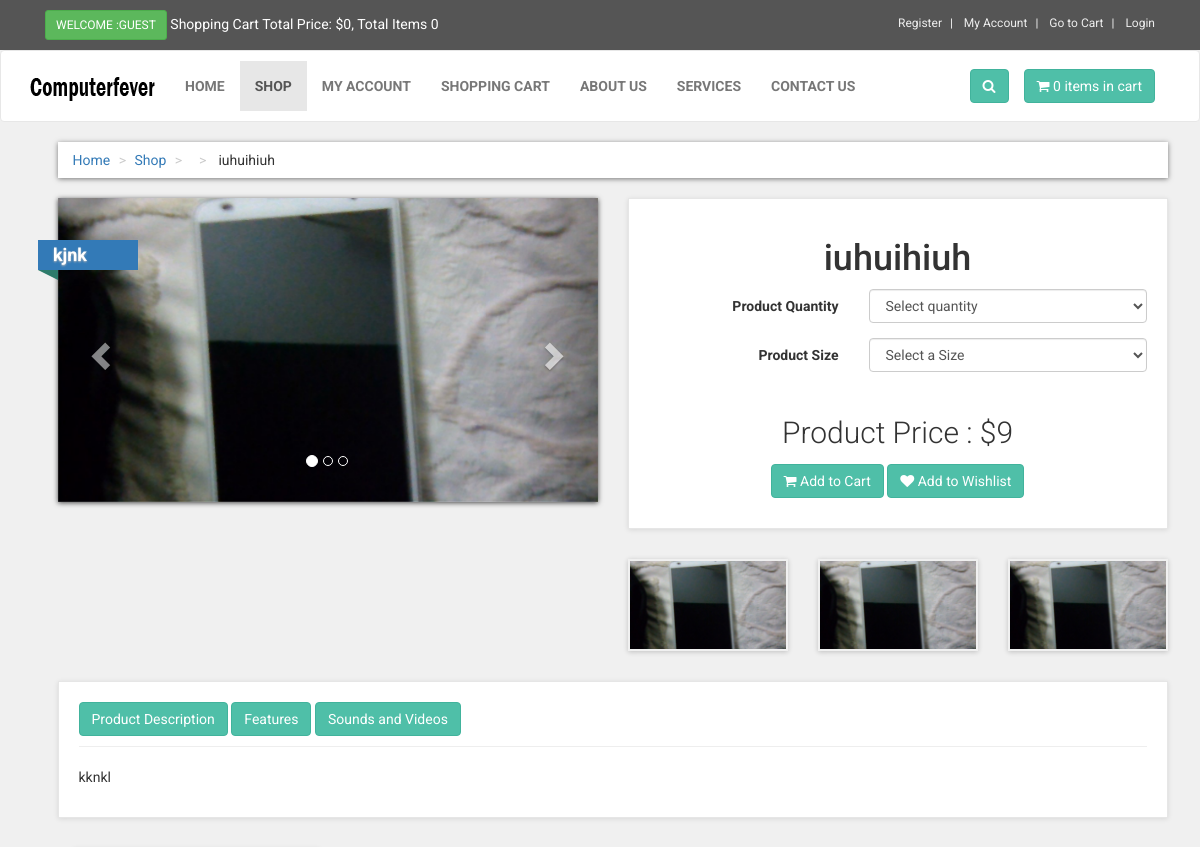
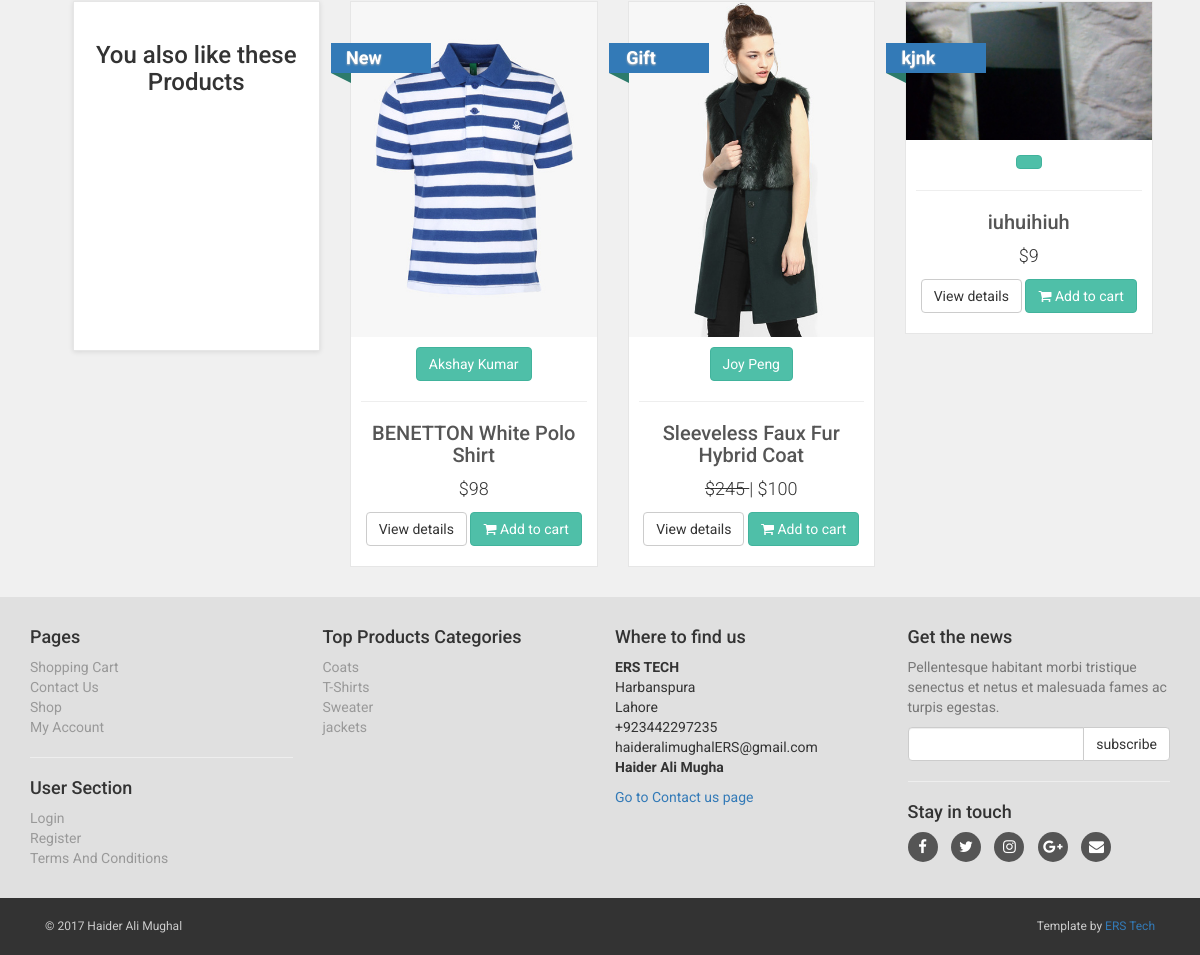
/details.php, run on the app's committed database (2 pictures, top to bottom).
### tables this page shows
CREATE TABLE IF NOT EXISTS `products` (
  `product_id` int(10) NOT NULL,
  `p_cat_id` int(10) NOT NULL,
  `cat_id` int(10) NOT NULL,
  `manufacturer_id` int(10) NOT NULL,
  `date` timestamp NOT NULL DEFAULT CURRENT_TIMESTAMP ON UPDATE CURRENT_TIMESTAMP,
  `product_title` text NOT NULL,
  `product_url` text NOT NULL,
  `product_img1` text NOT NULL,
  `product_img2` text NOT NULL,
  `product_img3` text NOT NULL,
  `product_price` int(10) NOT NULL,
  `product_psp_price` int(100) NOT NULL,
  `product_desc` text NOT NULL,
  `product_features` text NOT NULL,
  `product_video` text NOT NULL,
  `product_keywords` text NOT NULL,
  `product_label` text NOT NULL,
  `status` varchar(255) NOT NULL,
  `aud` varchar(1000) NOT NULL,
  `audiofile` varchar(1000) NOT NULL
);

CREATE TABLE IF NOT EXISTS `manufacturers` (
  `manufacturer_id` int(10) NOT NULL,
  `manufacturer_title` text NOT NULL,
  `manufacturer_top` text NOT NULL,
  `manufacturer_image` text NOT NULL
);

CREATE TABLE IF NOT EXISTS `product_categories` (
  `p_cat_id` int(10) NOT NULL,
  `p_cat_title` text NOT NULL,
  `p_cat_top` text NOT NULL,
  `p_cat_image` text NOT NULL
);

### details.php (the view, shortened to what this page needs)
<?php
include("includes/db.php");
include("functions/functions.php");
?>
<?php
$product_id = @$_GET['pro_id'];
$get_product = "select * from products where product_url='$product_id'";
$run_product = mysqli_query($con,$get_product);
$check_product = mysqli_num_rows($run_product);
if($check_product == 0){
echo "<script> window.open('index.php','_self') </script>";
}
else{
$row_product = mysqli_fetch_array($run_product);
$pro_title = $row_product['product_title'];
$pro_price = $row_product['product_price'];
$pro_desc = $row_product['product_desc'];
$pro_img1 = $row_product['product_img1'];
$pro_img2 = $row_product['product_img2'];
$pro_img3 = $row_product['product_img3'];
$pro_label = $row_product['product_label'];
$pro_psp_price = $row_product['product_psp_price'];
$status = $row_product['status'];
if($pro_label == ""){
}
else{
$product_label = "
<a class='label sale' href='#' style='color:black;'>
<div class='thelabel'>$pro_label</div>
<div class='label-background'> </div>
</a>
";
}
?>
<!DOCTYPE html>
<html>
<head>
<link href="styles/bootstrap.min.css" rel="stylesheet">
<link href="styles/style.css" rel="stylesheet">
<link href="font-awesome/css/font-awesome.min.css" rel="stylesheet">
</head>
<body>
<div id="top">
<div class="container">
<div class="col-md-6 offer">
<a href="#" class="btn btn-success btn-sm" >
<?php
if(!isset($_SESSION['customer_email'])){
echo "Welcome :Guest";
}else{
echo "Welcome : " . $_SESSION['customer_email'] . "";
}
?>
</a>
<a href="#">
Shopping Cart Total Price: <?php total_price(); ?>, Total Items <?php items(); ?>
</a>
</div>
<div class="col-md-6">
<ul class="menu">
<li>
<a href="customer_register.php">
Register
</a>
</li>
<li>
<?php
if(!isset($_SESSION['customer_email'])){
echo "<a href='checkout.php' >My Account</a>";
}
else{
echo "<a href='customer/my_account.php?my_orders'>My Account</a>";
}
?>
</li>
<li>
<a href="cart.php">
Go to Cart
</a>
</li>
<li>
<?php
if(!isset($_SESSION['customer_email'])){
echo "<a href='checkout.php'> Login </a>";
}else {
echo "<a href='logout.php'> Logout </a>";
}
?>
</li>
</ul>
</div>
</div>
</div>
<div class="navbar navbar-default" id="navbar">
<div class="container" >
<div class="navbar-header">
<a class="navbar-brand home" href="index.php" >
<img src="images/logo.png" alt="computerfever logo" class="hidden-xs" >
</a>
</div>
<div class="navbar-collapse collapse" id="navigation" >
<div class="padding-nav" >
<ul class="nav navbar-nav navbar-left">
<li>
<a href="index.php"> Home </a>
</li>
<li class="active" >
<a href="shop.php"> Shop </a>
</li>
<li>
<?php
if(!isset($_SESSION['customer_email'])){
echo "<a href='checkout.php' >My Account</a>";
}
else{
echo "<a href='customer/my_account.php?my_orders'>My Account</a>";
}
?>
</li>
<li>
<a href="cart.php"> Shopping Cart </a>
</li>
<li>
<a href="about.php"> About Us </a>
</li>
<li>
<a href="services.php"> Services </a>
</li>
<li>
<a href="contact.php"> Contact Us </a>
</li>
</ul>
</div>
<a class="btn btn-primary navbar-btn right" href="cart.php">
<i class="fa fa-shopping-cart"></i>
<span> <?php items(); ?> items in cart </span>
</a>
<div class="navbar-collapse collapse right">
<button class="btn navbar-btn btn-primary" type="button" data-toggle="collapse" data-target="#search">
<i class="fa fa-search"></i>
</button>
</div>
</div>
</div>
</div>
<div id="content" >
<div class="container" >
<div class="col-md-12" >
<ul class="breadcrumb" >
<li>
<a href="index.php">Home</a>
</li>
<li><a href="shop.php">Shop</a></li>
<li>
</li>
<li> <?php echo $pro_title; ?> </li>
</ul>
</div>
<div class="col-md-12">
<div class="row" id="productMain">
<div class="col-sm-6">
<div id="mainImage">
<div id="myCarousel" class="carousel slide" data-ride="carousel">
<ol class="carousel-indicators">
<li data-target="#myCarousel" data-slide-to="0" class="active"></li>
<li data-target="#myCarousel" data-slide-to="1"></li>
<li data-target="#myCarousel" data-slide-to="2"></li>
</ol>
<div class="carousel-inner">
<div class="item active">
<center>
<img src="admin_area/product_images/<?php echo $pro_img1; ?>" class="img-responsive">
</center>
</div>
</div>
<a href="#myCarousel" class="left carousel-control" data-slide="prev">
<span class="glyphicon glyphicon-chevron-left"> </span>
</a>
<a class="right carousel-control" href="#myCarousel" data-slide="next">
<span class="glyphicon glyphicon-chevron-right"> </span>
</a>
</div>
</div>
<?php echo $product_label; ?>
</div>
<div class="col-sm-6" >
<div class="box" >
<h1 class="text-center" > <?php echo $pro_title; ?> </h1>
<form action="" method="post" class="form-horizontal" >
<?php
if($status == "product" ){
?>
<div class="form-group">
<label class="col-md-5 control-label" >Product Quantity </label>
<div class="col-md-7" >
<select name="product_qty" class="form-control" >
<option>Select quantity</option>
</select>
</div>
</div>
<div class="form-group" >
<label class="col-md-5 control-label" >Product Size</label>
<div class="col-md-7" >
<select name="product_size" class="form-control" >
<option>Select a Size</option>
</select>
</div>
</div>
<?php
}
 ?>
<?php
if($status == "product"){
if($pro_label == "Sale" or $pro_label == "Gift"){
echo "
<p class='price'>
Product Price : <del> $$pro_price </del><br>
Product sale Price : $$pro_psp_price
</p>
";
}
else{
echo "
<p class='price'>
Product Price : $$pro_price
</p>
";
}
}
?>
<p class="text-center buttons" >
<button class="btn btn-primary" type="submit" name="add_cart">
<i class="fa fa-shopping-cart" ></i> Add to Cart
</button>
<button class="btn btn-primary" type="submit" name="add_wishlist">
<i class="fa fa-heart" ></i> Add to Wishlist
</button>
</p>
</form>
</div>
<div class="row" id="thumbs" >
<div class="col-xs-4" >
<a href="#" class="thumb" >
<img src="admin_area/product_images/<?php echo $pro_img1; ?>" class="img-responsive" >
</a>
</div>
<div class="col-xs-4" >
<a href="#" class="thumb" >
<img src="admin_area/product_images/<?php echo $pro_img2; ?>" class="img-responsive" >
</a>
</div>
<div class="col-xs-4" >
<a href="#" class="thumb" >
<img src="admin_area/product_images/<?php echo $pro_img3; ?>" class="img-responsive" >
</a>
</div>
</div>
</div>
</div>
<div class="box" id="details">
<a class="btn btn-primary tab" style="margin-bottom:10px;" href="#description" data-toggle="tab">
<?php
if($status == "product"){
echo "Product Description";
}
else{
echo "Bundle Description";
}
?>
</a>
<a class="btn btn-primary tab" style="margin-bottom:10px;" href="#features" data-toggle="tab">
Features
</a>
<a class="btn btn-primary tab" style="margin-bottom:10px;" href="#video" data-toggle="tab">
Sounds and Videos
</a>
<hr style="margin-top:0px;">
<div class="tab-content">
<div id="description" class="tab-pane fade in active" style="margin-top:7px;" >
<?php echo $pro_desc; ?>
</div>
</div>
</div>
<div id="row same-height-row">
<?php
if($status == "product"){
?>
<div class="col-md-3 col-sm-6">
<div class="box same-height headline">
<h3 class="text-center"> You also like these Products </h3>
</div>
</div>
<?php
$get_products = "select * from products order by rand() LIMIT 0,3";
$run_products = mysqli_query($con,$get_products);
while($row_products = mysqli_fetch_array($run_products)) {
$pro_title = $row_products['product_title'];
$pro_price = $row_products['product_price'];
$pro_img1 = $row_products['product_img1'];
$pro_label = $row_products['product_label'];
$manufacturer_id = $row_products['manufacturer_id'];
$get_manufacturer = "select * from manufacturers where manufacturer_id='$manufacturer_id'";
$run_manufacturer = mysqli_query($db,$get_manufacturer);
$row_manufacturer = mysqli_fetch_array($run_manufacturer);
$manufacturer_name = $row_manufacturer['manufacturer_title'];
$pro_psp_price = $row_products['product_psp_price'];
$pro_url = $row_products['product_url'];
if($pro_label == "Sale" or $pro_label == "Gift"){
$product_price = "<del> $$pro_price </del>";
$product_psp_price = "| $$pro_psp_price";
}
else{
$product_psp_price = "";
$product_price = "$$pro_price";
}
if($pro_label == ""){
}
else{
$product_label = "
<a class='label sale' href='#' style='color:black;'>
<div class='thelabel'>$pro_label</div>
<div class='label-background'> </div>
</a>
";
}
echo "
<div class='col-md-3 col-sm-6 center-responsive' >
<div class='product' >
<a href='$pro_url' >
<img src='admin_area/product_images/$pro_img1' class='img-responsive' >
</a>
<div class='text' >
<center>
<p class='btn btn-primary'> $manufacturer_name </p>
</center>
<hr>
<h3><a href='$pro_url' >$pro_title</a></h3>
<p class='price' > $product_price $product_psp_price </p>
<p class='buttons' >
<a href='$pro_url' class='btn btn-default' >View details</a>
<a href='$pro_url' class='btn btn-primary'>
<i class='fa fa-shopping-cart'></i> Add to cart
</a>
</p>
</div>
$product_label
</div>
</div>
";
}
?>
<?php } ?>
</div>
</div>
</div>
</div>
<?php
include("includes/footer.php");
?>
</body>
</html>
<?php } ?>

### includes/footer.php (shortened to what this page needs)
<div id="footer">
<div class="container">
<div class="row" >
<div class="col-md-3 col-sm-6" >
<h4>Pages</h4>
<ul>
<li><a href="cart.php">Shopping Cart</a></li>
<li><a href="contact.php">Contact Us</a></li>
<li><a href="shop.php">Shop</a></li>
<li>
<?php
if(!isset($_SESSION['customer_email'])){
echo "<a href='checkout.php' >My Account</a>";
}
else{
echo "<a href='customer/my_account.php?my_orders'>My Account</a>";
}
?>
</li>
</ul>
<hr>
<h4>User Section</h4>
<ul>
<li>
<?php
if(!isset($_SESSION['customer_email'])){
echo "<a href='checkout.php' >Login</a>";
}
else{
echo "<a href='customer/my_account.php?my_orders'>My Account</a>";
}
?>
</li>
<li><a href="customer_register.php">Register</a></li>
<li><a href="terms.php">Terms And Conditions </a></li>
</ul>
</div>
<div class="col-md-3 col-sm-6">
<h4> Top Products Categories </h4>
<ul>
<?php
$get_p_cats = "select * from product_categories";
$run_p_cats = mysqli_query($con,$get_p_cats);
while($row_p_cats = mysqli_fetch_array($run_p_cats)){
$p_cat_id = $row_p_cats['p_cat_id'];
$p_cat_title = $row_p_cats['p_cat_title'];
echo "<li> <a href='shop.php?p_cat=$p_cat_id'> $p_cat_title </a> </li>";
}
?>
</ul>
</div>
<div class="col-md-3 col-sm-6">
<h4>Where to find us</h4>
<p>
<strong>ERS TECH</strong>
<br>Harbanspura
<br>Lahore
<br>+923442297235
<br>haideralimughalERS@gmail.com
<br>
<strong>Haider Ali Mugha</strong>
</p>
<a href="contact.php">Go to Contact us page</a>
</div>
<div class="col-md-3 col-sm-6">
<h4>Get the news</h4>
<p class="text-muted">
Pellentesque habitant morbi tristique senectus et netus et malesuada fames ac turpis egestas.
</p>
<form action="https://feedburner.google.com/fb/a/mailverify" method="post" target="popupwindow" onsubmit="window.open('https://feedburner.google.com/fb/a/mailverify?uri=computerfever', 'popupwindow', 'scrollbars=yes,width=550,height=520');return true">
<div class="input-group">
<input type="text" class="form-control" name="email">
<span class="input-group-btn">
<input type="submit" value="subscribe" class="btn btn-default">
</span>
</div>
</form>
<hr>
<h4> Stay in touch </h4>
<p class="social">
<a href="https://web.facebook.com/ERSTechnology/"><i class="fa fa-facebook"></i></a>
<a href="#"><i class="fa fa-twitter"></i></a>
<a href="#"><i class="fa fa-instagram"></i></a>
<a href="#"><i class="fa fa-google-plus"></i></a>
<a href="#"><i class="fa fa-envelope"></i></a>
</p>
</div>
</div>
</div>
</div>
<div id="copyright">
<div class="container" >
<div class="col-md-6" >
<p class="pull-left"> &copy; 2017 Haider Ali Mughal</p>
</div>
<div class="col-md-6" >
<p class="pull-right" >
Template by <a href="http://www.erstechno.com" >ERS Tech</a>
</p>
</div>
</div>
</div>

### styles/style.css (style rules this page uses)
body { font-family: "Roboto", Helvetica, Arial, sans-serif; font-size: 14px; line-height: 1.42857143; color: #333333; background-color: #f0f0f0; overflow-x: hidden; }
#top { background: #555555; padding: 10px 0; }
#top .offer { color: #fff; }
#top .offer .btn { text-transform: uppercase; }
#top a { color: #fff; }
#top ul.menu { padding-top: 5px; margin: 0; text-align: right; font-size: 12px; list-style: none; }
#top ul.menu > li { display: inline-block; }
#top ul.menu > li a { color: #eeeeee; }
#top ul.menu > li + li:before { content: "|\00a0"; padding: 0 5px; color: #f7f7f7; }
.navbar { background:white; }
.navbar-collapse .right { float:right; }
.navbar-brand { float:left; padding: 10px 15px; font-size:18px; line-height:20px; height:70px; }
.navbar ul.nav > li > a { text-transform:uppercase; font-weight:bold; font-size:14px; }
.padding-nav { padding-top:10px; }
.btn-primary { color:rgb(255, 255, 255); background-color:rgb(79, 191, 168); border-color:rgb(65, 179, 156); }
.box { background: #fff; margin: 0 0 30px; border: solid 1px #e6e6e6; box-sizing: border-box; padding:20px; box-shadow: 0 1px 5px rgba(0, 0, 0, 0.1); }
#content { padding-left:25px; }
#content .product { background:#fff; border: solid 1px #e6e6e6; box-sizing: border-box; margin-bottom: 30px; }
#content .product .text p.price { font-size:18px; text-align:center; font-weight:300; }
#content .product .text .buttons { clear:both; text-align:center; }
#content .product .text h3 { text-align:center; font-size:20px; }
#content .product .text h3 a { color:rgb(85, 85, 85); }
#content .product .text { padding:10px 10px 0px; }
#content .product .text .buttons .btn { margin-bottom:10px; }
.breadcrumb { padding: 8px 15px; margin-bottom:20px; background-color: #ffffff; border-radius: 0; box-shadow: 0 1px 5px rgba(0, 0, 0, 0.5); }
.breadcrumb > li + li:before { content: ">\00a0"; color:#cccccc; }
#content #productMain { margin-bottom: 30px; }
#content #productMain .price { font-size: 30px; font-weight: 300; text-align: center; margin-top: 40px; }
#content #mainImage { box-shadow: 0 1px 5px rgba(0, 0, 0, 0.7); }
#content #thumbs a { display: block; box-shadow: 0 1px 5px rgba(0, 0, 0, 0.2); border : solid 2px transparent; }
#content .headline { height: 350px; }
#footer { background: #e0e0e0; padding: 20px 0; }
#footer ul { padding-left: 0; list-style: none; }
#footer ul a { color:#999999; padding: 20px 0; }
#footer .social { text-align: left; }
#footer .social a { margin: 0 10px 0 0; color: #fff; display: inline-block; width: 30px; height: 30px; border-radius: 15px; line-height: 30px; font-size: 15px; text-align: center; transition: all 0.2s ease-out; vertical-align: bottom; background-color:#555555; }
#copyright { background:#333; color:#ccc; padding:20px 0; font-size:12px; }
#copyright p { margin: 0; }
.label { text-decoration : none; position: absolute; top: 50px; padding-left:51px; z-index: 20; }
.label .thelabel { position: relative; width: 100px; padding: 6px 50px 6px 15px; margin: 40px 50px 10px -71px; color: #fff; font-size:18px; font-weight:bold; background-color: #337ab7; text-shadow: 0px 1px 2px #bbb ; }
.label .thelabel:before, .label .thelabel:after { content: ''; position: absolute; width:0; height:0; }
.label .thelabel:after { left: 0px; top: 100%; border-width : 5px 10px; border-style: solid; border-color: #2d7b6b #2d7b6b transparent transparent; }
.label.sale { top: 0; }

### data on the page
products: product_title "iuhuihiuh", product_img1 (picture), product_label "kjnk", product_price "9", product_img2 (picture), product_img3 (picture), product_desc "kknkl", product_price "$9"
products: product_img1 (picture), manufacturer.manufacturer_title "Akshay Kumar", product_title "BENETTON White Polo Shirt", product_price "$98", product_label "New"
products: product_img1 (picture), manufacturer.manufacturer_title "Joy Peng", product_title "Sleeveless Faux Fur Hybrid Coat", product_price "245", product_psp_price "| $100", product_label "Gift"
product_categories: p_cat_title "Coats"
product_categories: p_cat_title "T-Shirts"
product_categories: p_cat_title "Sweater"
product_categories: p_cat_title "jackets"

### other printed values
$total "0"
$count_items "0 0"
